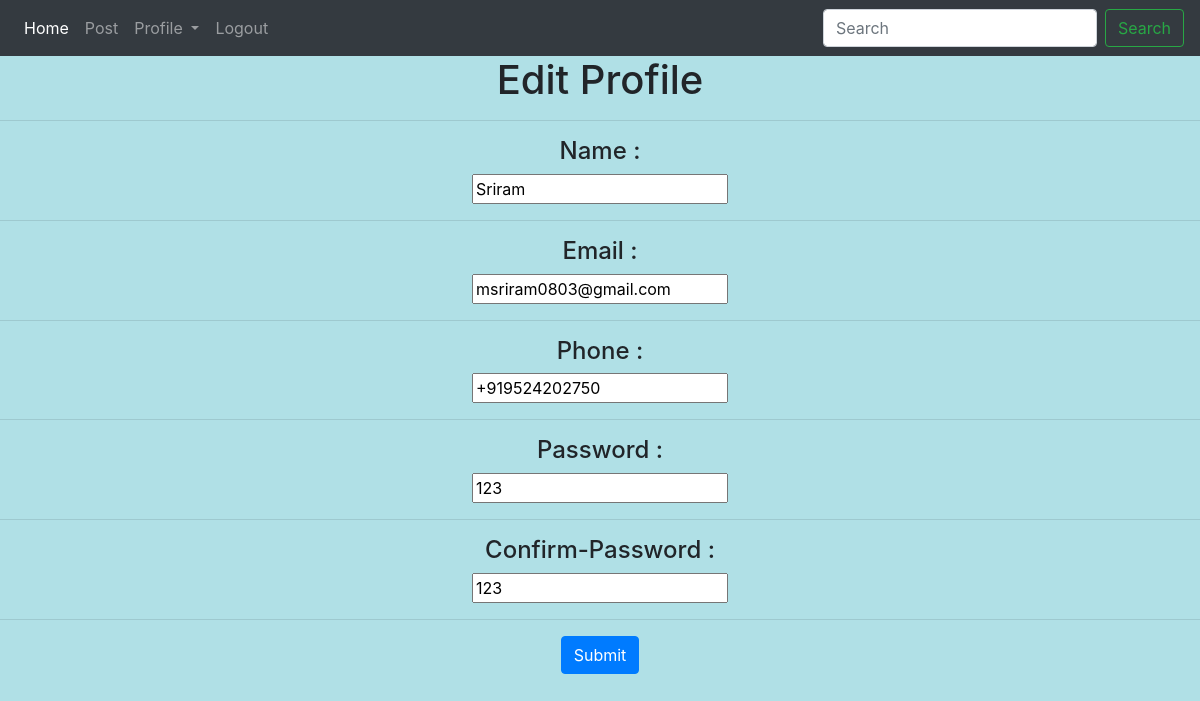
/home/1/edit, run on the app's committed database.
### blog/models.py (models this page shows, shortened)
class PUser(models.Model):
    username = models.CharField(max_length=250)
    name = models.CharField(max_length=200)
    email = models.EmailField(max_length=50)
    phone = models.CharField(max_length=50)
    password = models.CharField(max_length=250)
    confirm_password = models.CharField(max_length=250)

### blog/views.py (the view)
# urls.py: path('home/<int:pk>/edit',views.editprofile),
def editprofile(request,pk):
    user = PUser.objects.get(id=pk)
    form = UserForm(instance=user)
    if request.method == 'POST':
        form = PostForm(request.POST,instance=user)
        if form.is_valid():
            form.save()
            return redirect(f'/home/{ pk }')
    pk = pk
    context = {'form': form,'pk': pk}
    return render(request,'blog/edit.html',context)

### blog/form.py
class UserForm(ModelForm):
    class Meta:
        model = PUser
        fields = '__all__'

### blog/templates/blog/edit.html (shortened to what this page needs)
{% extends 'blog/main.html' %}
{% load static %}
{% block dash%}
<form method="POST" action="http://localhost:8000/home/{{ pk }}/edit">
    <div class="form-group center" align="center" padding='50px'>
        <h1> Edit Profile </h1>
        <hr>
        <h4> Name : </h4> {{form.name}}
        <hr>
        <h4> Email : </h4> {{form.email}}
        <hr>
        <h4> Phone : </h4> {{form.phone}}
        <hr>
        <h4> Password : </h4> {{form.password}}
        <hr>
        <h4> Confirm-Password : </h4> {{form.password}}
        <hr>
        <input type="submit" class="btn btn-primary" name="POST">
    </div
</form>
{% endblock %}

### data on the page
PUser: name "Sriram", email "msriram0803@gmail.com", phone "+919524202750", password "123"
